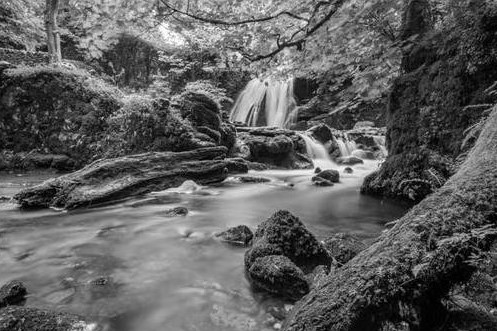
%> input picture FourierTransform/results/nat2.jpg, 497 x 331 px, given in place of nat2.jpeg, which was not available
$ octave powerspec.m   (GNU Octave 9; MATLAB toolbox functions it lacks are replaced by stand-ins)
%> lines starting %> are read from the running program, lines starting %| are printed output that depends on the picture; in (x1, y1, x2, y2) boxes, pixels count from 0 and x2, y2 are one past the last pixel; in counts of white or black regions, pixels touching at a corner belong together; the program's own positions count from 1; pictures that were not available may be replaced by others from this repository, and a replacement may not be noted
clear all;
I=imread('nat2.jpeg');
%> I is the input picture: size 331x497x3 uint8; min 0, max 255, mean 94.4
I = rgb2gray(I);
%> I: size 331x497 uint8
I =  imresize(I,[400,600]);
%> I: size 400x600 uint8
figure;imshow(I)
F=fft2(double(I));
S=fftshift(F);
%L=log2(S);

R = real(S);
Ig = imag(S);
P = R.^2+Ig.^2;

P0 = 0;
k=0;
A= zeros(400,600);


psd = 10*log10(abs(fftshift(fft2(I))).^2 );
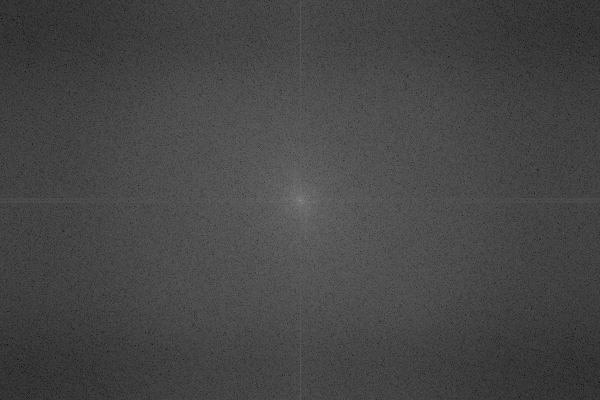
%> psd: size 400x600 double; min 6.67, max 147.1, mean 70.3
figure; clf
mesh(psd)
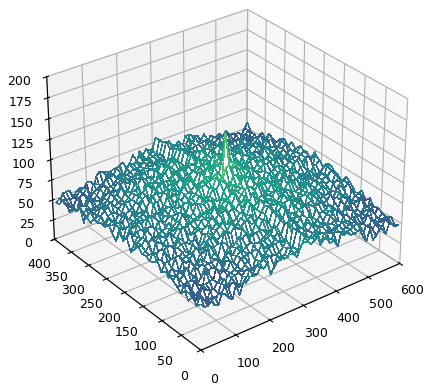
%> figure redrawn from the program's plot data


for r = 10:10:190
%r = 78;

for i = 200-r:1:200+r
    for j =300-r:1:300+r

        if ((i - 200)^2 +(j-300)^2 <= r^2)
            A(i,j) = 1;

        end
    end
end
k=k+1;


P1 = P.*A;
Pr(k) = sum(sum(P1));
Rr(k) = r;
%figure;
%imagesc(P1);colormap('gray')

P0 = P1;

end
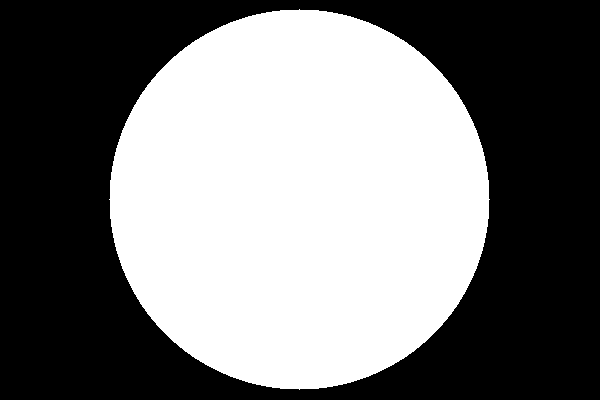
%> A: size 400x600 double; values 0 (black) and 1 (white), 47.2% white; 1 white region, box (x1, y1, x2, y2) and area: (109, 9, 490, 390) 113369
%> after the loop, Pr = 19 values from 6.09e+14 to 6.7e+14; Rr = 19 values from 10 to 190; k = 19
 Pr = Pr/Pr(19)*100;
%> Pr = 19 values from 90.92 to 100
 Pr1 = [0 Pr];
%> Pr1 = 20 values from 0 to 100
Pr2 = diff(Pr1);%[Pr(1) Pr1];
%> Pr2 = 19 values, max 90.92 at index 1, min 0.0424 at index 19, mean 5.26
figure;

plot(Rr,Pr,'*r-','LineWidth',2)
axis([0,200,0,100])
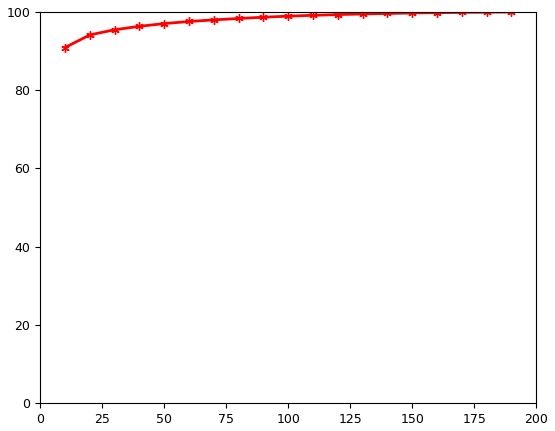
%> figure redrawn from the program's plot data; curve peaks at x = 190, y = 100

figure;

plot(Pr2,'ob-','LineWidth',2)
axis([0,10,0,100])
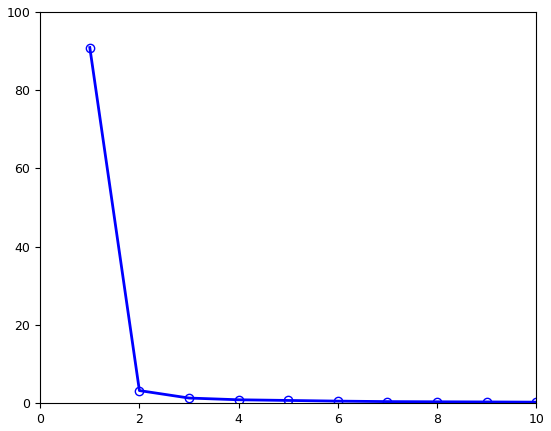
%> figure redrawn from the program's plot data; curve peaks at x = 1, y = 90.92

$ run again, with FourierTransform/results/nat1.jpg copied over FourierTransform/results/nat2.jpg
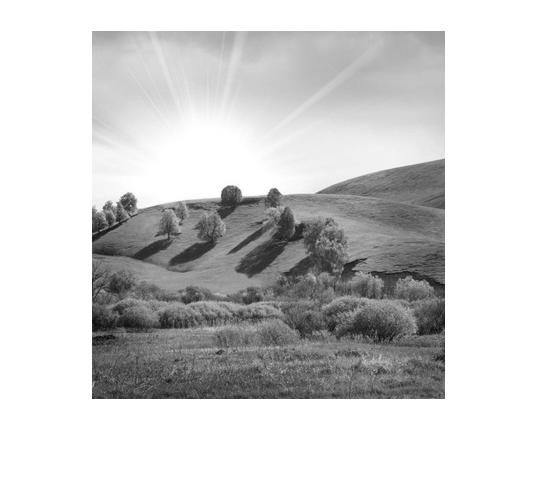
%> input picture FourierTransform/results/nat1.jpg, 539 x 481 px, given in place of nat2.jpeg, which was not available
%> I is the input picture: size 481x539x3 uint8; min 2, max 255, mean 205.1
%> `mesh(psd)`:
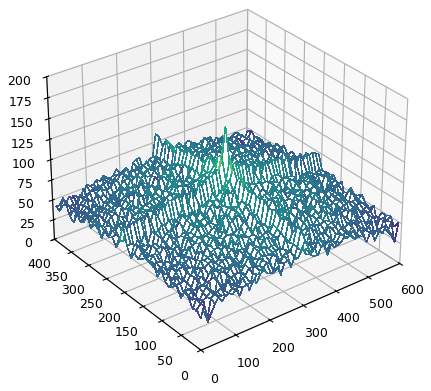
%> figure redrawn from the program's plot data
%> after the loop `for r = 10:10:190`: Pr = 19 values from 2.65e+15 to 2.68e+15; Rr = 19 values from 10 to 190; k = 19
%> `Pr = Pr/Pr(19)*100;`: Pr = 19 values from 98.98 to 100
%> Pr1 = 20 values from 0 to 100
%> Pr2 = 19 values, max 98.98 at index 1, min 0.0032 at index 19, mean 5.26
%> `axis([0,10,0,100])`:
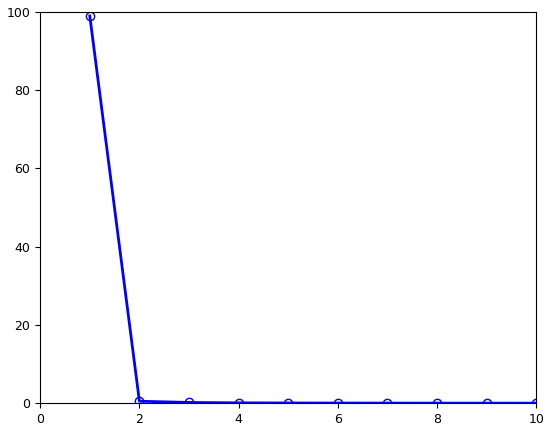
%> figure redrawn from the program's plot data; curve peaks at x = 1, y = 98.98
